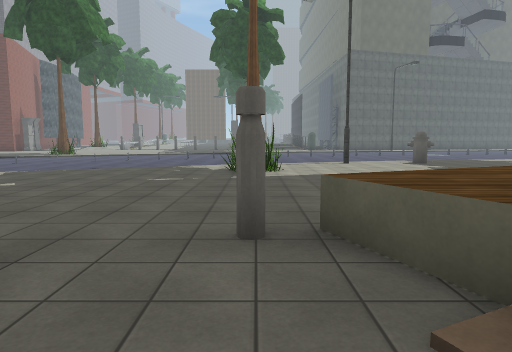
view 1 (above)

17 first-person views from a walk through a Unity game level. The camera is 1.5 m above the floor, tilts 6° down and sees 75° across. The floor is counted in squares, 2 m on a side. Each view is taken from the middle of a square. On the plan, view 1 faces up. The plan holds only what a view shows up to about 11 squares ahead; the rest is blank. The place goes on beyond the plan. Some surface patterns are stand-ins.

view 2
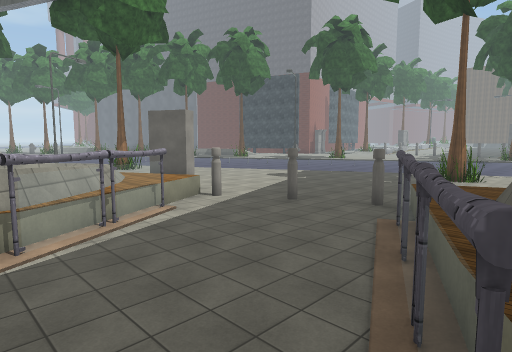

view 3
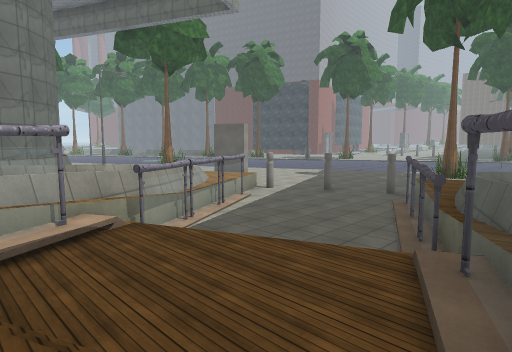

view 4
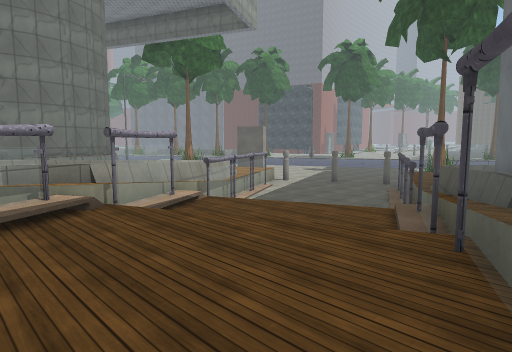

view 5
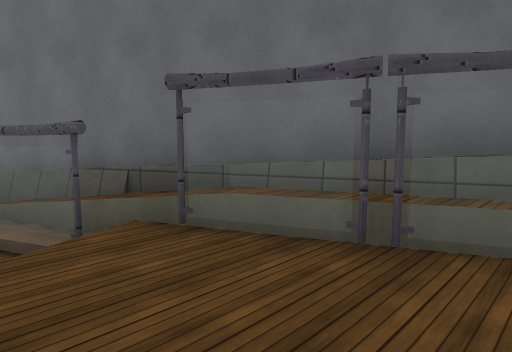

view 6
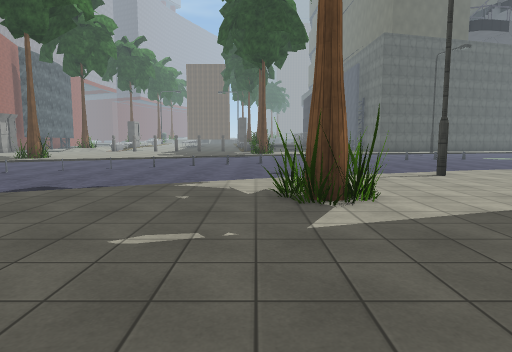

view 7
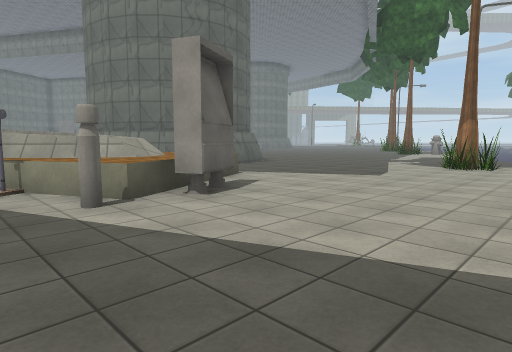

view 8
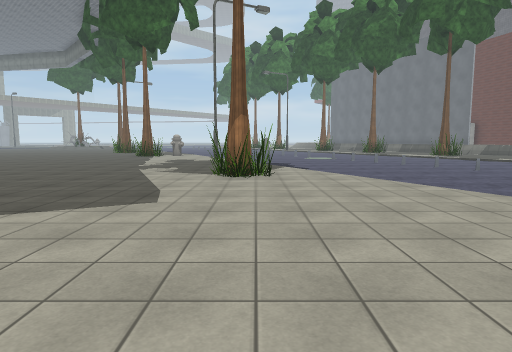

view 9
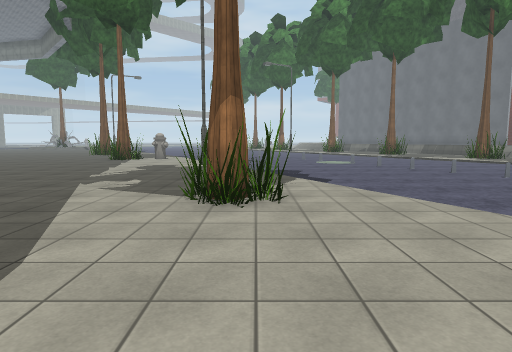

view 10
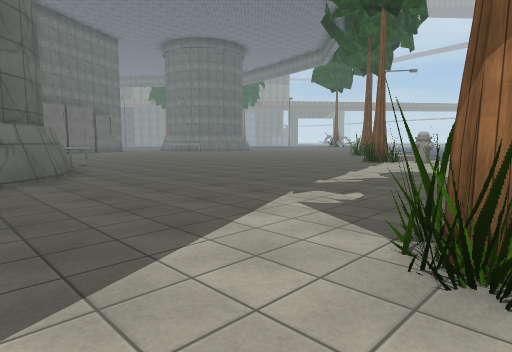

view 11
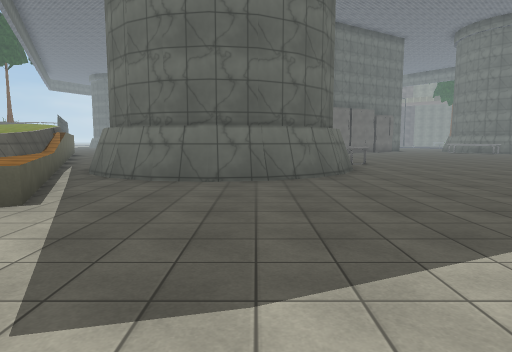

view 12
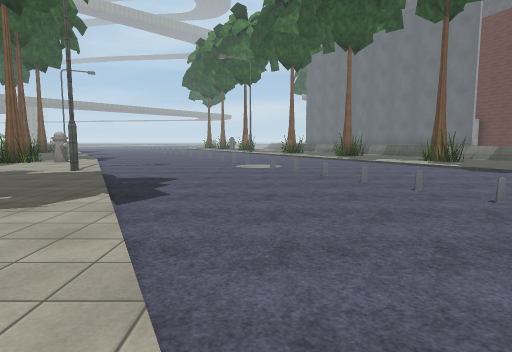

view 13
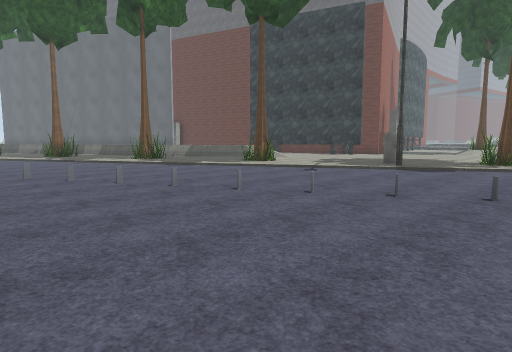

view 14
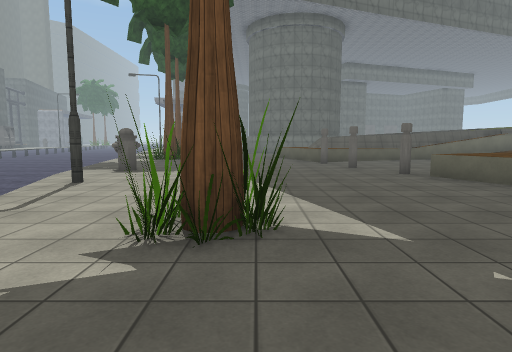

view 15
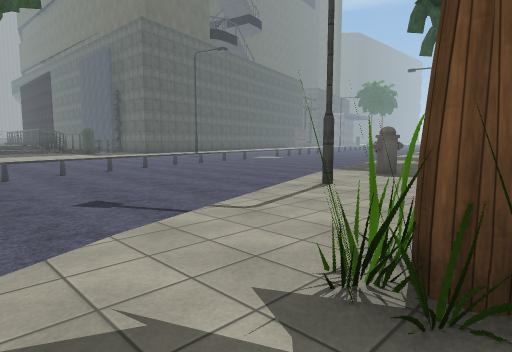

view 16
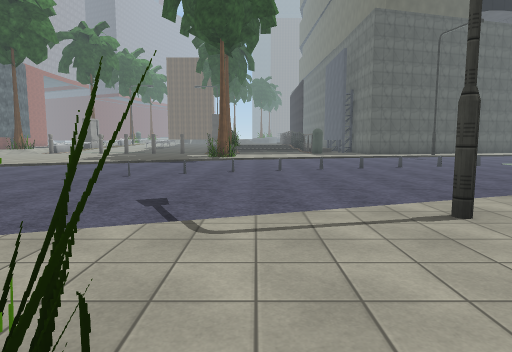

view 17
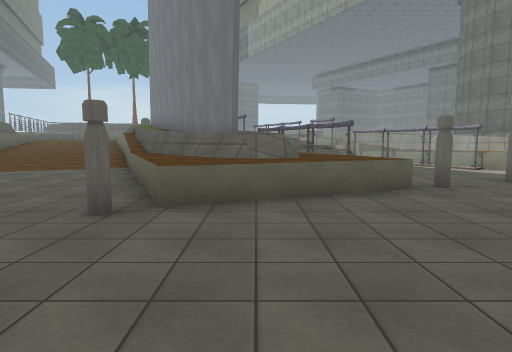

### Floor plan
Key: @ floor where view 1 was taken; # wall or solid block; x gap in a wall; . main floor; : floor 0.25 m higher than the main floor; - floor 0.25 m lower than the main floor; + floor 1 m higher than the main floor; * floor 1.5 m higher than the main floor; / step, stairs or slope; = window, fence, low wall or low ledge; T tree; R railing; A table; O other object.
Columns run from 21 left of view 1 to 8 right of it. Each row starts with its distance up from view 1.
 21                      --
 20                      ---
 19           TT   -------------=-
 18          .#    ---------==----
 17         ..//   -----==--------
 16        .#/--    ---=----------
 15       ./----------=-----------
 14 ..   /------ ---=-------------
 13 .../-------- =-------------//.
 12 ./---------=  ----------/.....
 11 ----------=-  -------/..#.....
 10 --------==--- -----/..........
  9 -----=------- --//...T.....
  8 ---==--------  /....TT........
  7 -==---------/  ...............
  6 ----------//..  .............#
  5 --------//....................
  4 ------//................==....
  3 ----//..TT............==+=....
  2 --//....TT.........#.##=#==...
  1 //.#............#.#...R=##=...
  0 ................x=...@.=##==..
 -1 ..............= #=R....R#### .
 -2 O.............. ===R....=####:
 -3   .............#= =R....R##=
 -4   ........#####==  =R.///=##
 -5   .......##   ###  ##/++/R #
 -6     .....#      ##  =R++///#
 -7    ......       .#   R//**R##
 -8    .....A        ##  #R***R##
 -9         AA            R ***R

Positions as (right, up) in squares from view 1, and headings:
1: (0, 0), facing up
2: (3, -4), facing up-left
3: (4, -7), facing up-left
4: (5, -9), facing up-left
5: (3, -9), facing up-right
6: (-1, 4), facing up
7: (-2, 5), facing down-left
8: (-5, 3), facing left
9: (-8, 3), facing left
10: (-10, 3), facing down-left
11: (-10, 3), facing down
12: (-10, 6), facing left
13: (-9, 6), facing up-left
14: (-3, 8), facing right
15: (-2, 8), facing up-right
16: (1, 8), facing up
17: (3, 8), facing down
